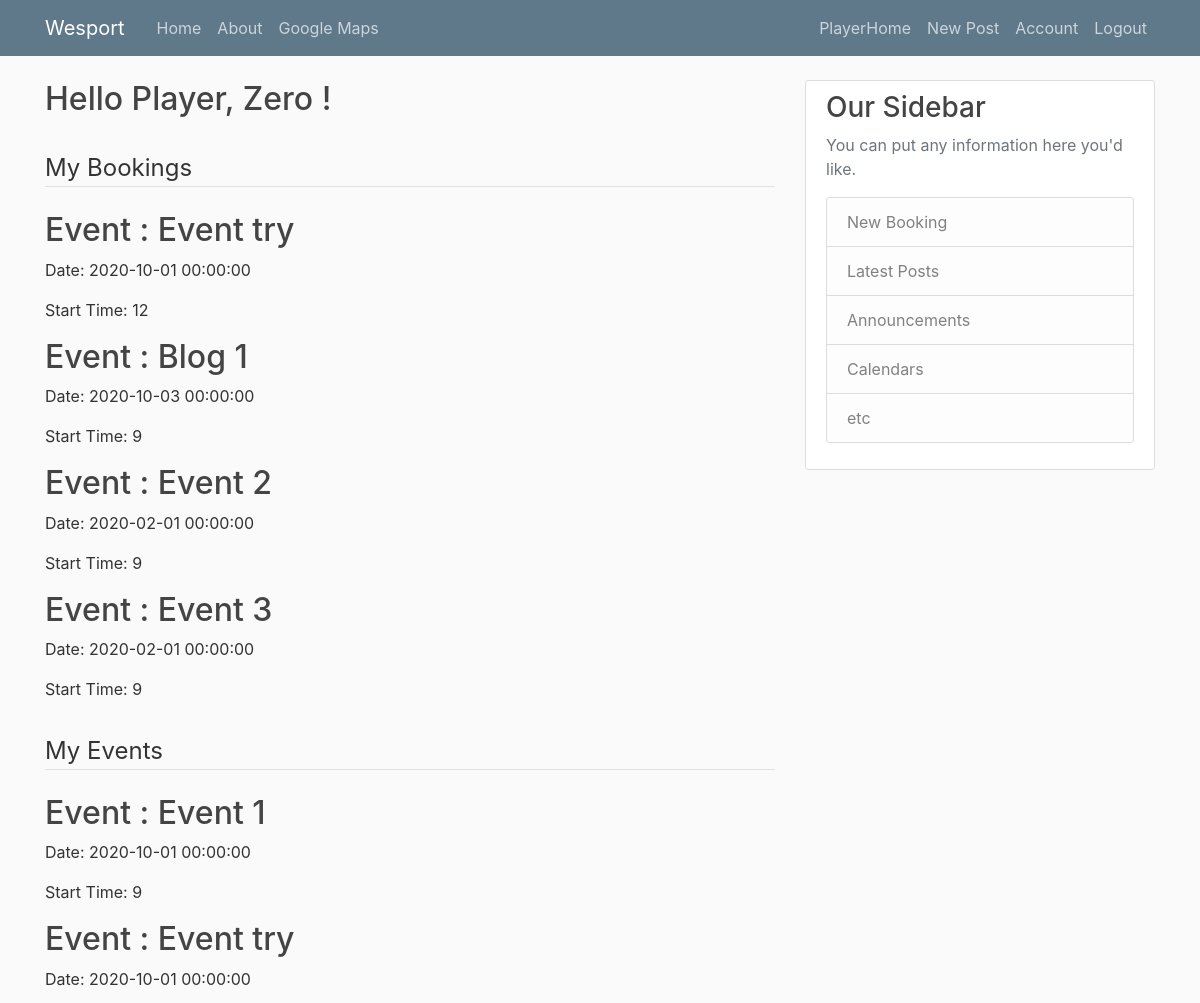
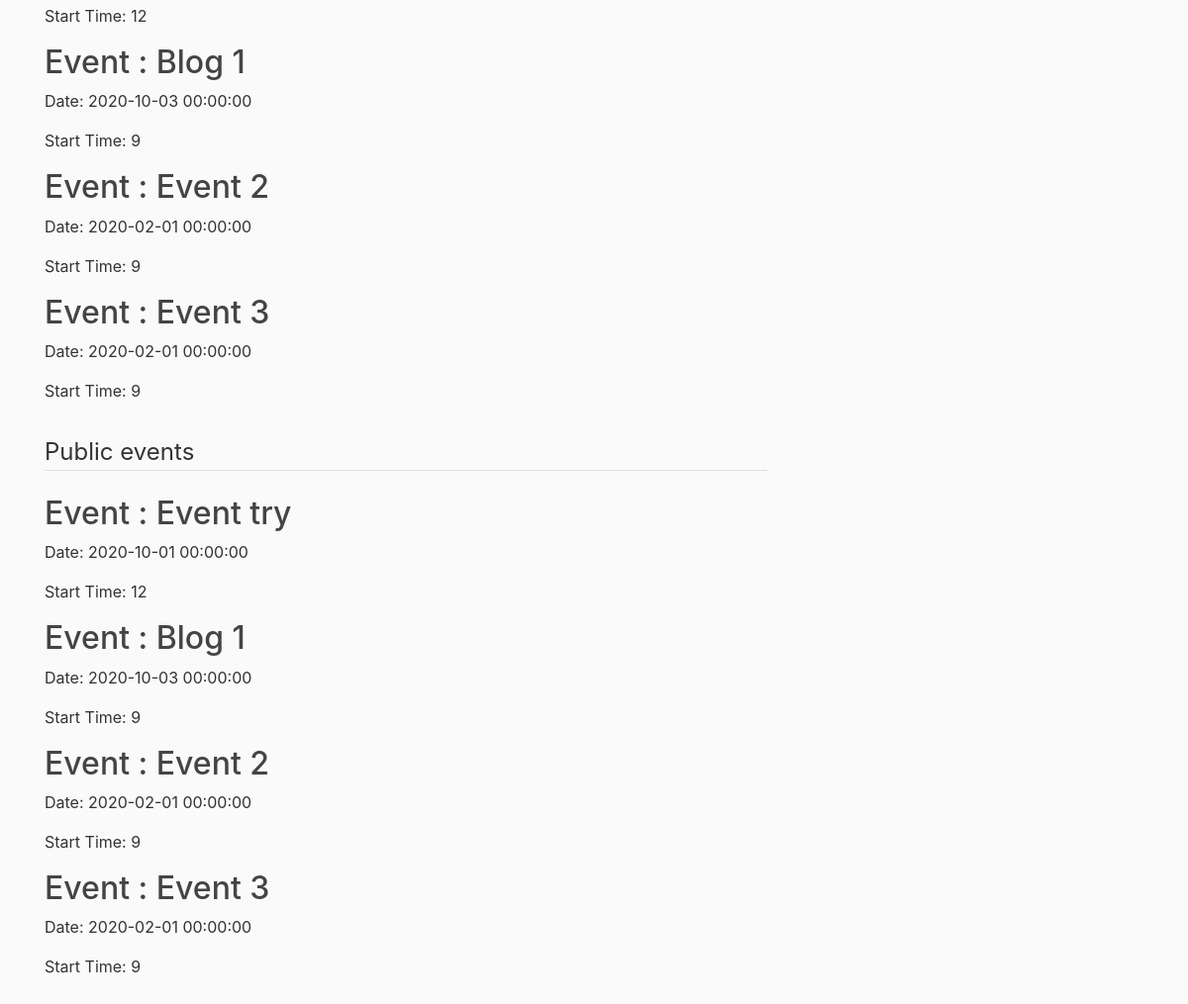
The page /player_home (signed in) on the database as committed earlier (2 pictures, top to bottom).
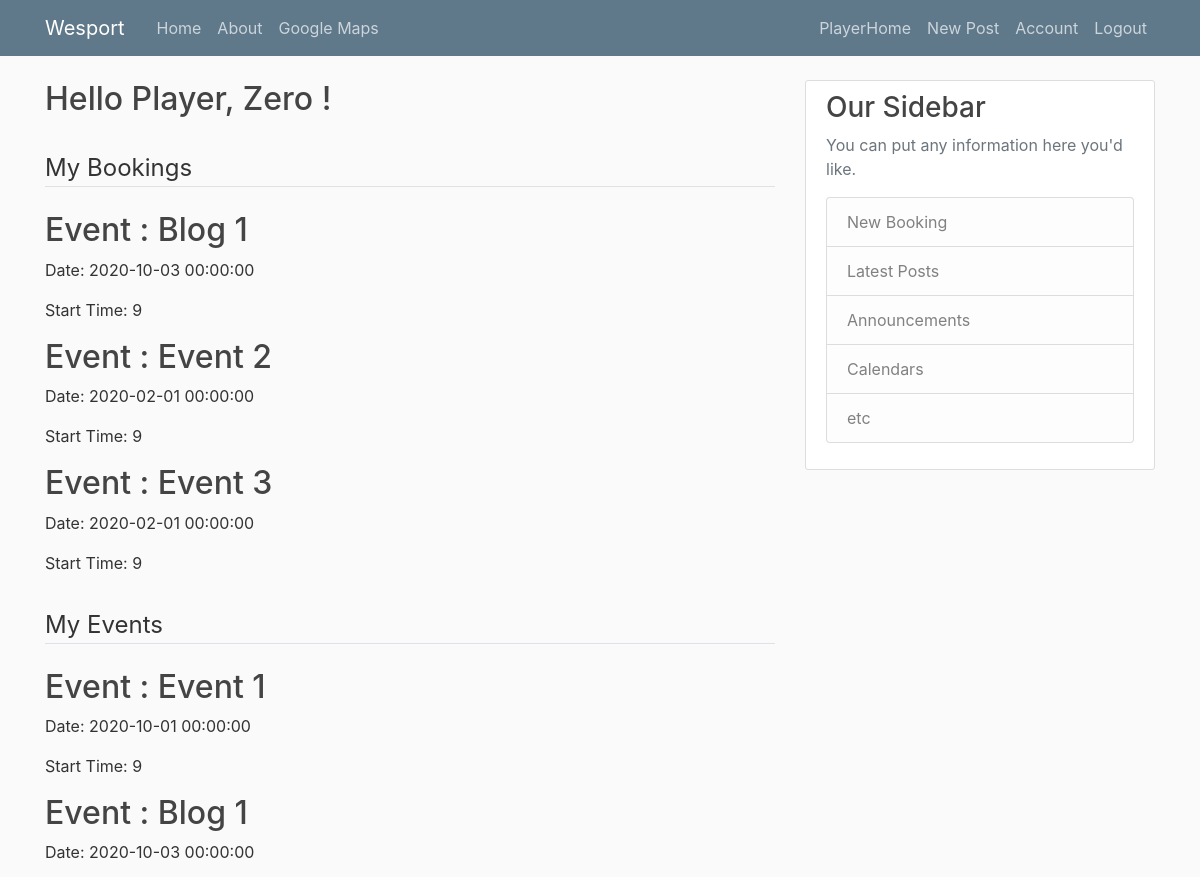
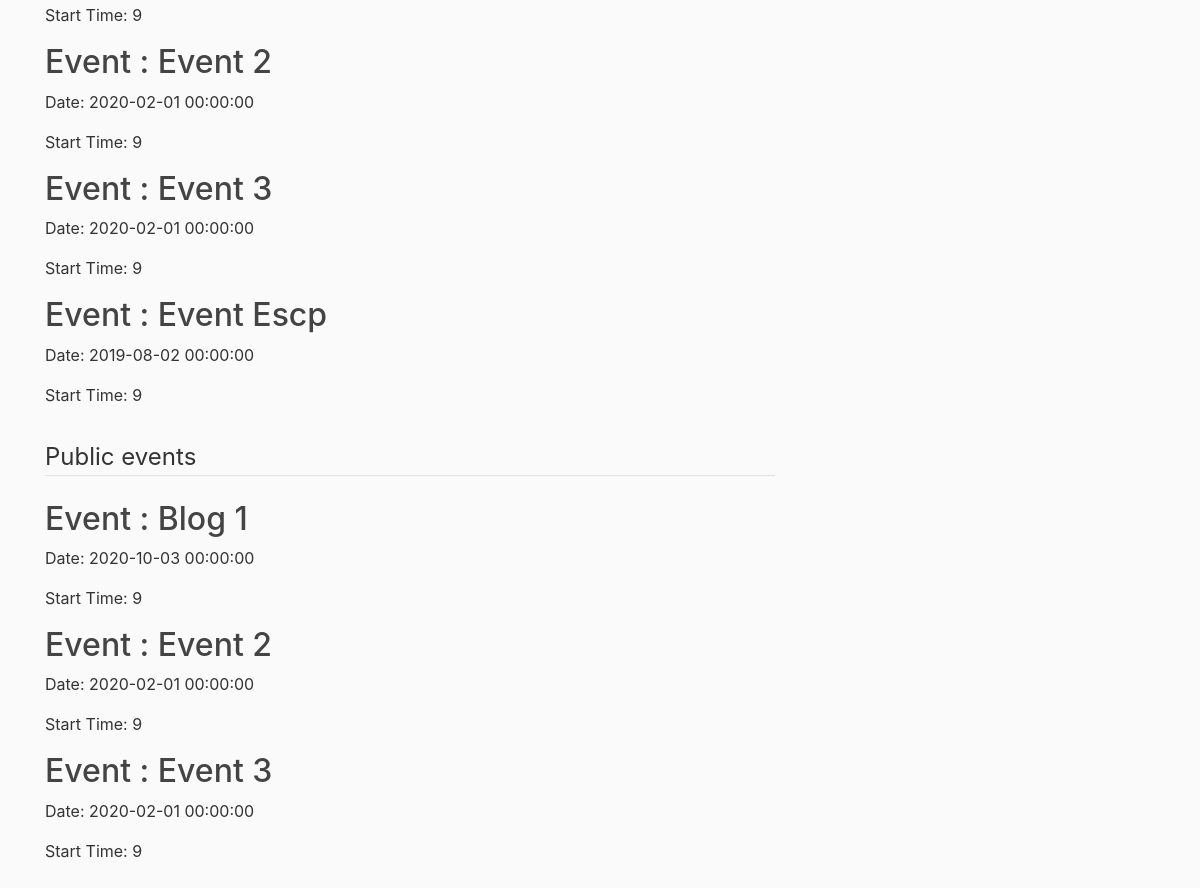
The same page on the database as committed later (2 pictures, top to bottom).
### wesport/models.py (models this page shows, shortened)
class Player(db.Model):
    id = db.Column(db.Integer, primary_key=True)
    name = db.Column(db.String(60), nullable=False)
    surname = db.Column(db.String(60), nullable=False)
    gender = db.Column(db.String(10), nullable=False)
    phone_number = db.Column(db.String(20), unique=True, nullable=False)
    address = db.Column(db.String(60), nullable=False)
    birthdate = db.Column(db.Date, nullable=False)
    subscription_date = db.Column(db.Date, nullable=False, default=datetime.utcnow)
    image_file = db.Column(db.String(20), nullable=False, default='default.jpg')
    user_id = db.Column(db.Integer, db.ForeignKey('user.id'), nullable=False)
    booking = db.relationship('Booking', backref='booker', lazy=True)

class Booking(db.Model):
    id = db.Column(db.Integer, primary_key=True)
    title = db.Column(db.String(64), nullable=False, unique=False)
    date = db.Column(db.DateTime, nullable=False)
    startTime = db.Column(db.Integer, nullable=False)
    endTime = db.Column(db.Integer, nullable=False)  # should be calculated with startTime and duration
    duration = db.Column(db.Integer, nullable=False)
    booker_id = db.Column(db.Integer, db.ForeignKey('player.id'), nullable=False)
    field_id = db.Column(db.Integer, db.ForeignKey('field.id'), nullable=False)

class Participants(db.Model):
    id = db.Column(db.Integer, primary_key=True)
    booking = db.Column(db.Integer, db.ForeignKey('booking.id'))
    player = db.Column(db.Integer, db.ForeignKey('player.id'))
    event = db.relationship('Booking', backref='booking', lazy=True)

### wesport/player/routes.py (the view)
@player.route("/player_home")
def player_home():
    if current_user.is_authenticated:
        if current_user.urole == 'Club':
            return redirect(url_for('club.club_home'))
    player = Player.query.filter_by(user_id=current_user.id).first()
    bookings = Booking.query.filter_by(booker_id=current_user.id)
    events = db.session.query(Booking).join(Participants)\
        .add_columns(Participants.player, Booking.title, Booking.date, Booking.startTime, Booking.id)\
        .filter(Participants.player == player.id).all()
    return render_template('player_home.html', player=player, bookings=bookings, events=events)

### wesport/models.py (called while the page is built)
@login_manager.user_loader
def load_user(user_id):
    return User.query.get(int(user_id))

### wesport/templates/player_home.html
{% extends 'layout.html' %}
{% block content %}
    <h2>Hello {{ player.name}}, {{ player.surname }} !</h2> <br>
    <fieldset class="form-group">
        <legend class="border-bottom mb-4">My Bookings</legend>
        {% for booking in bookings %}
            <div>
                <h2><a class="article-title" href="{{  url_for('player.event', event_id=booking.id) }}" target="_blank">Event : {{  booking.title }}</a></h2>
                <p class="article-content">Date: {{ booking.date }}</p>
                <p class="article-content">Start Time: {{ booking.startTime }}</p>
            </div>
        {% endfor %}
    </fieldset>
    <fieldset class="form-group">
        <legend class="border-bottom mb-4">My Events</legend>
        {% for event in events %}
            <div>
                <h2><a class="article-title" href="{{  url_for('player.event', event_id=event.id) }}" target="_blank">Event : {{  event.title }}</a></h2>
                <p class="article-content">Date: {{ event.date }}</p>
                <p class="article-content">Start Time: {{ event.startTime }}</p>
            </div>
        {% endfor %}
    </fieldset>
    <fieldset class="form-group">
        <legend class="border-bottom mb-4">Public events</legend>
        {% for booking in bookings %}
            <div>
                <h2><a class="article-title" href="{{  url_for('player.event', event_id=booking.id) }}" target="_blank">Event : {{  booking.title }}</a></h2>
                <p class="article-content">Date: {{ booking.date }}</p>
                <p class="article-content">Start Time: {{ booking.startTime }}</p>
            </div>
        {% endfor %}
    </fieldset>
{% endblock content %}

### wesport/templates/layout.html (shortened to what this page needs)
<!DOCTYPE html>
<html lang="en">
<head>
    <link rel="stylesheet" href="https://stackpath.bootstrapcdn.com/bootstrap/4.3.1/css/bootstrap.min.css">
    <link rel="stylesheet" type="text/css" href="{{ url_for('static', filename='main.css') }}">
</head>
<body>
    <header class="site-header">
      <nav class="navbar navbar-expand-md navbar-dark bg-steel fixed-top">
        <div class="container">
          <a class="navbar-brand mr-4" href="/">Wesport</a>
          <div class="collapse navbar-collapse" id="navbarToggle">
            <div class="navbar-nav mr-auto">
              <a class="nav-item nav-link" href="{{ url_for('main.home') }}">Home</a>
              <a class="nav-item nav-link" href="{{ url_for('main.about') }}">About</a>
              <a class="nav-item nav-link" href="https://www.google.com/maps" target="_blank">Google Maps</a>
            </div>
            <div class="navbar-nav">
                {% if current_user.is_authenticated %}
                    {% if current_user.urole == 'Player' %}
                        <a class="nav-item nav-link" href="{{ url_for('player.player_home') }}">PlayerHome</a>
                    {% else %}
                        <a class="nav-item nav-link" href="{{ url_for('club.club_home') }}">ClubHome</a>
                    {% endif %}
                    <a class="nav-item nav-link" href="{{ url_for('posts.new_post') }}">New Post</a>
                    <a class="nav-item nav-link" href="{{ url_for('main.account') }}">Account</a>
                    <a class="nav-item nav-link" href="{{ url_for('main.logout') }}">Logout</a>
                {% else %}
                    <a class="nav-item nav-link" href="{{ url_for('main.login') }}">Login</a>
                    <a class="nav-item nav-link" href="{{ url_for('main.register') }}">Register</a>
                {% endif %}
            </div>
          </div>
        </div>
      </nav>
    </header>
    <main role="main" class="container">
      <div class="row">
        <div class="col-md-8">
            {% block content %}{% endblock %}
        </div>
        <div class="col-md-4">
          <div class="content-section">
            <h3>Our Sidebar</h3>
            <p class='text-muted'>You can put any information here you'd like.
              <ul class="list-group">
                {% if current_user.is_authenticated %}
                    {% if current_user.urole == 'Club' %}
                        <a class="list-group-item list-group-item-light" href="{{ url_for('club.add_field') }}">Add Field</a>
                        <li class="list-group-item list-group-item-light">Latest Posts</li>
                        <li class="list-group-item list-group-item-light">Announcements</li>
                        <li class="list-group-item list-group-item-light">Calendars</li>
                        <li class="list-group-item list-group-item-light">etc</li>
                    {% else %}
                        <a class="list-group-item list-group-item-light" href="{{ url_for('player.new_booking') }}">New Booking</a>
                        <li class="list-group-item list-group-item-light">Latest Posts</li>
                        <li class="list-group-item list-group-item-light">Announcements</li>
                        <li class="list-group-item list-group-item-light">Calendars</li>
                        <li class="list-group-item list-group-item-light">etc</li>
                    {% endif %}
                {% else %}
                    <li class="list-group-item list-group-item-light">Latest Posts</li>
                    <li class="list-group-item list-group-item-light">Announcements</li>
                    <li class="list-group-item list-group-item-light">Calendars</li>
                    <li class="list-group-item list-group-item-light">etc</li>
                {% endif %}
              </ul>
            </p>
          </div>
        </div>
      </div>
    </main>
</body>
</html>

### wesport/static/main.css (style rules this page uses)
body { background: #fafafa; color: #333333; margin-top: 5rem; }
h1, h2, h3, h4, h5, h6 { color: #444444; }
.bg-steel { background-color: #5f788a; }
.site-header .navbar-nav .nav-link { color: #cbd5db; }
.content-section { background: #ffffff; padding: 10px 20px; border: 1px solid #dddddd; border-radius: 3px; margin-bottom: 20px; }
.article-title { color: #444444; }
.article-content { white-space: pre-line; }

Rows that differ between the two databases and show on the page:
removed Booking: title "Event try", date "2020-10-01 00:00:00", startTime "12"
removed Participants: title "Event try", date "2020-10-01 00:00:00", startTime "12"
added Participants: title "Event Escp", date "2019-08-02 00:00:00", startTime "9"
